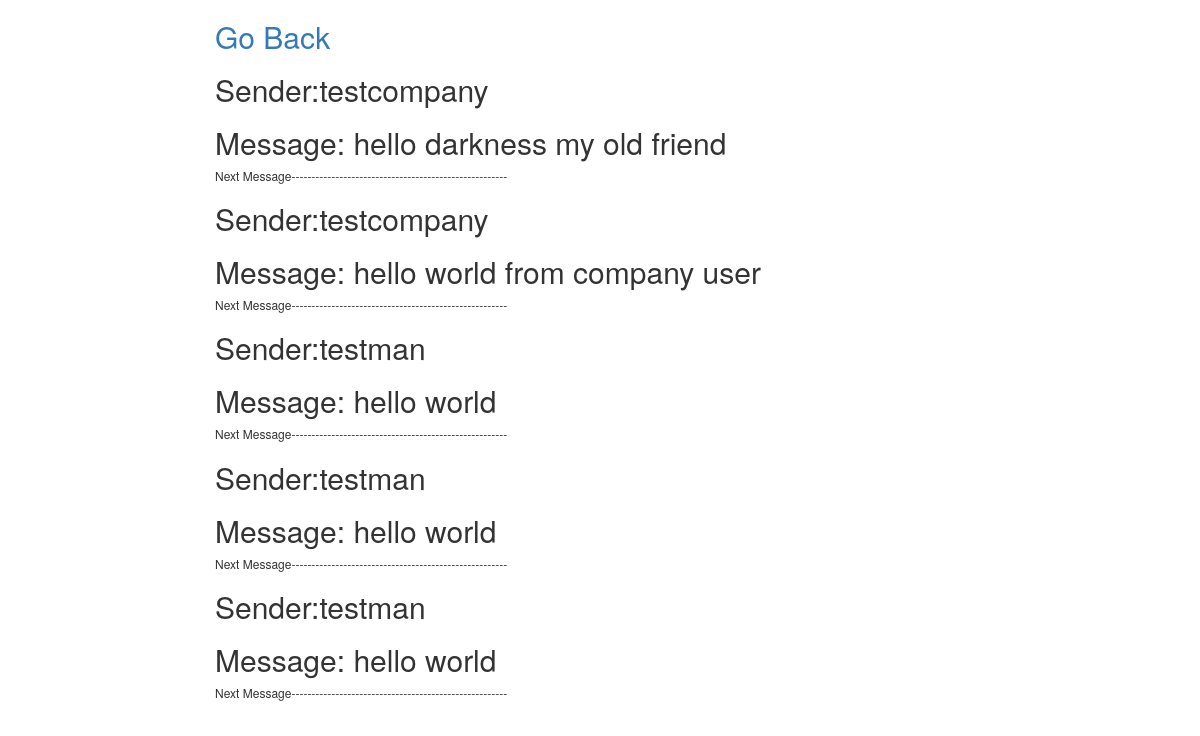
Before: /catalog/receivemessage/ (signed in) with the older database file.
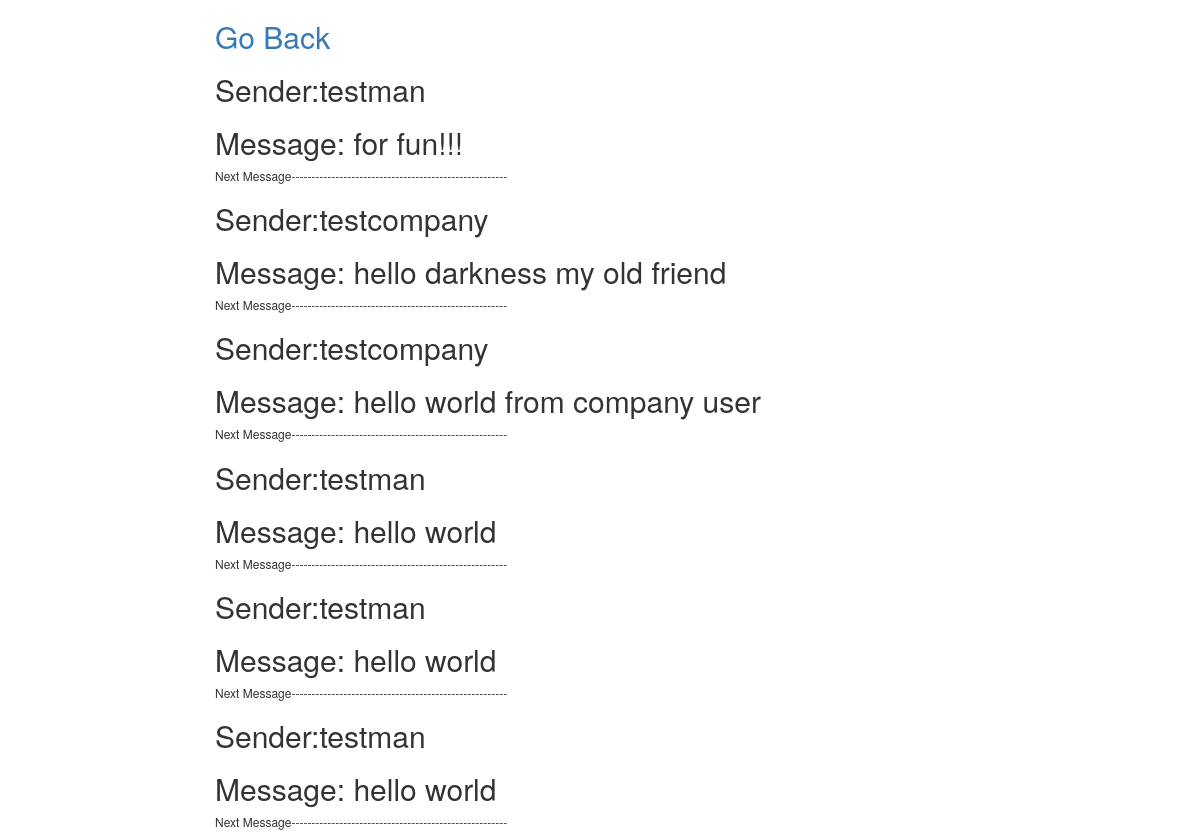
After: the same page with the newer database file.
### catalog/models.py (models this page shows)
class Message(models.Model):
    receiver = models.CharField(max_length= 30, help_text="Receiver",default="")
    sender = models.CharField(max_length=30, help_text="Sender",default="")
    message = models.CharField(max_length= 5000, help_text='message',default="")

### catalog/views.py (the view)
def receive_message(request):
    messages = Message.objects.filter(receiver=request.user.username)
    return render(
            request,
            'receive_message.html',
            {'messages': messages}
        )

### catalog/templates/receive_message.html
{% extends "base_generic.html" %}
{% block content %}
<h2><a href={% url 'gohome' %}>Go Back</a></h2>
{% for message in messages reversed %}
<h2>Sender:{{message.sender}}</h2>
<h2>Message: {{message.message}}</h2>
<h6>Next Message------------------------------------------------------</h2>
{% endfor %}
{% endblock %}

### catalog/templates/base_generic.html (shortened to what this page needs)
<!DOCTYPE html>
<html lang="en">
<head>
<link rel="stylesheet" href="//maxcdn.bootstrapcdn.com/bootstrap/3.2.0/css/bootstrap.min.css">
<link rel="stylesheet" href="//maxcdn.bootstrapcdn.com/bootstrap/3.2.0/css/bootstrap-theme.min.css">
  <link rel="stylesheet" href="https://maxcdn.bootstrapcdn.com/bootstrap/3.3.7/css/bootstrap.min.css">
  {% load static %}
  <link rel="stylesheet" href="{% static 'css/styles.css' %}">
</head>
<body>
  <div class="container-fluid">
    <div class="row">
      <div class="col-sm-10 ">
      {% block content %}{% endblock %}
      </div>
    </div>
  </div>
</body>
</html>

Changed rows visible on the page:
added Message: sender "testman", message "for fun!!!"
